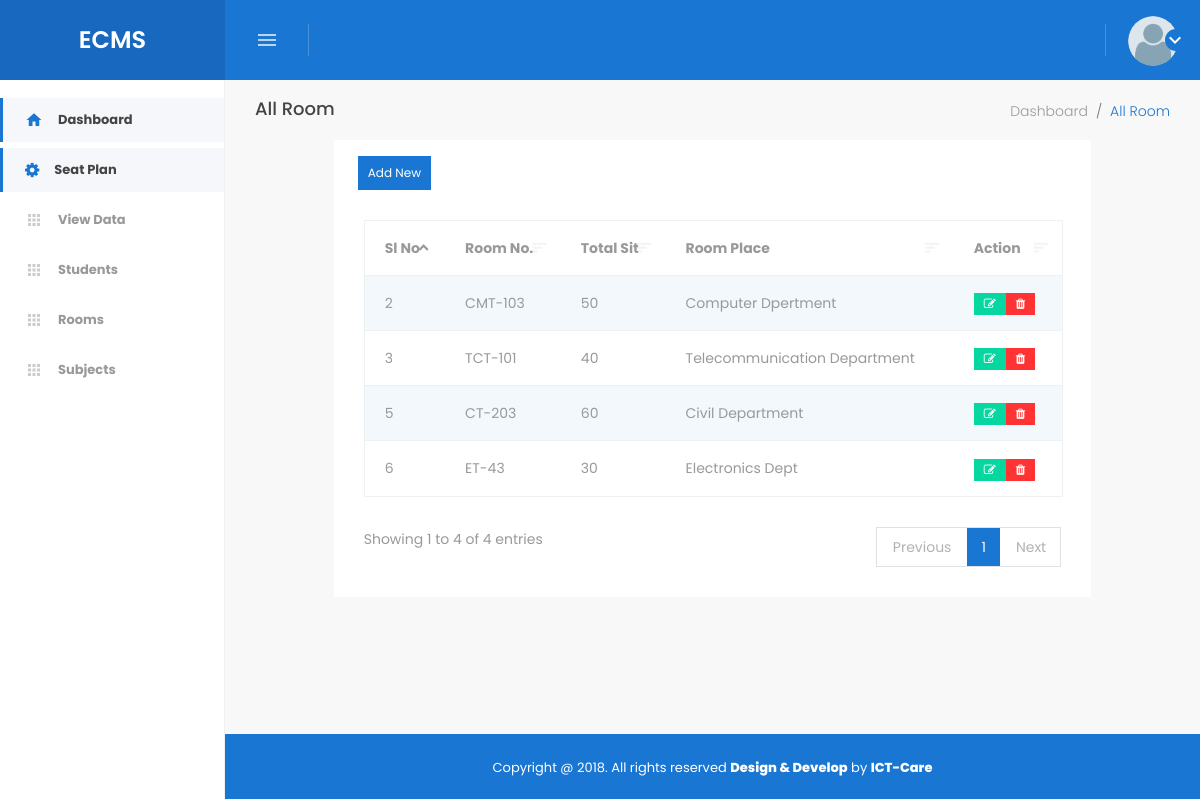
/index.php?page=room (signed in), run on the app's committed database.
### tables this page shows
CREATE TABLE `room` (
  `id` int(11) NOT NULL,
  `room_no` varchar(15) NOT NULL,
  `room_place` varchar(255) NOT NULL,
  `total_seat` int(22) NOT NULL,
  `created_at` timestamp NOT NULL DEFAULT CURRENT_TIMESTAMP,
  `updated_at` timestamp NOT NULL DEFAULT CURRENT_TIMESTAMP ON UPDATE CURRENT_TIMESTAMP,
  `deleted_at` timestamp NULL DEFAULT '0000-00-00 00:00:00'
);

### app/init.php (called while the page is built, shortened)
<?php
require_once 'Database/connection.php';
require_once 'classes/Object.php';
require_once 'classes/Room.php';
global $pdo;
$roomsO = new Rooms($pdo);
?>

### app/classes/Room.php (called while the page is built, shortened)
<?php
class Rooms extends Objects {
	function __construct($pdo) {
		$this->pdo = $pdo;
	}
}
?>

### app/classes/Object.php (called while the page is built, shortened)
<?php
class Objects {
	protected $pdo;
	function __construct($pdo) {
		$this->pdo = $pdo;
	}
	public function all($table) {
		$stmt = $this->pdo->prepare("SELECT * FROM " . $table . "");
		$stmt->execute();
		return $stmt->fetchAll(PDO::FETCH_OBJ);
	}
}
?>

### public/pages/room.php (the view, shortened to what this page needs)
<?php $rooms = $roomsO->all('room'); ?>
<main class="main-wrapper clearfix">
	<div class="container-fluid">
		<div class="row page-title clearfix">
			<div class="page-title-left">
				<h6 class="page-title-heading mr-0 mr-r-5">All Room</h6>
			</div>
			<div class="page-title-right d-none d-sm-inline-flex">
				<ol class="breadcrumb">
					<li class="breadcrumb-item"><a href="#">Dashboard</a>
					</li>
					<li class="breadcrumb-item active">All Room</li>
				</ol>
			</div>
		</div>
	</div>
	<div class="container-fluid">
		<div class="widget-list">
			<div class="row">
				<div class="col-md-10 offset-md-1 widget-holder">
					<div class="widget-bg">
						<button class="btn btn-primary btn-sm rounded-0 mt-3 ml-4"  data-toggle="modal" data-target="#add_new_room">Add New</button>
						<div class="widget-body clearfix mt-0 pt-0">
							<table class="table table-striped mt-0" data-toggle="datatables" data-plugin-options='{"searching": false}'>
								<thead>
									<tr>
										<th>Sl No</th>
										<th>Room No.</th>
										<th>Total Sit</th>
										<th>Room Place</th>
										<th>Action</th>
									</tr>
								</thead>
								<tbody>
									<?php foreach ($rooms as $room): ?>
										<tr>
											<td><?php echo $room->id; ?></td>
											<td><?php echo $room->room_no; ?></td>
											<td><?php echo $room->total_seat; ?></td>
											<td><?php echo $room->room_place; ?></td>
											<td><a href="#" class="btn btn-sm btn-success rounded-0"><i class="fa fa-edit"></i></a><a href="#" class="btn btn-sm btn-danger rounded-0"><i class="fa fa-trash"></i></a></td>
										</tr>
									<?php endforeach ?>
								</tbody>
							</table>
						</div>
					</div>
				</div>
			</div>
		</div>
	</div>
</main>
</div>

### assets/css/pace.css (style rules this page uses)
body:after { content: ""; position: fixed; top: 0; right: 0; bottom: 0; left: 0; z-index: 99; background: #fff; }
body.pace-done:after { display: none; }

### data on the page
room: id "2", room_no "CMT-103", total_seat "50", room_place "Computer Dpertment"
room: id "3", room_no "TCT-101", total_seat "40", room_place "Telecommunication Department"
room: id "5", room_no "CT-203", total_seat "60", room_place "Civil Department"
room: id "6", room_no "ET-43", total_seat "30", room_place "Electronics Dept"
